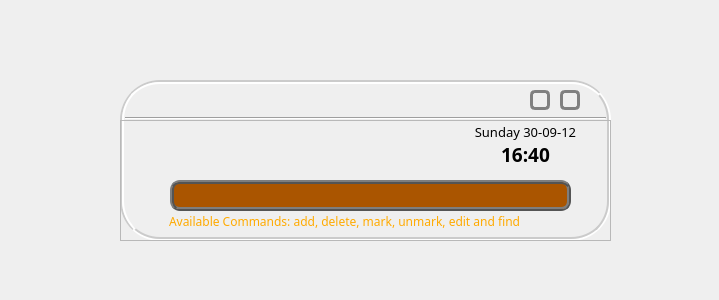
<?xml version="1.0" encoding="UTF-8"?>
<ui version="4.0">
 <class>StandardView</class>
 <widget class="QWidget" name="StandardView">
  <property name="geometry">
   <rect>
    <x>0</x>
    <y>0</y>
    <width>719</width>
    <height>300</height>
   </rect>
  </property>
  <property name="windowTitle">
   <string>Form</string>
  </property>
  <property name="windowIcon">
   <iconset resource="Resource.qrc">
    <normaloff>:/bg/calendar.gif</normaloff>:/bg/calendar.gif</iconset>
  </property>
  <widget class="Sframe" name="frame" native="true">
   <property name="geometry">
    <rect>
     <x>120</x>
     <y>80</y>
     <width>491</width>
     <height>161</height>
    </rect>
   </property>
   <property name="styleSheet">
    <string notr="true">#frame
{
	background-image: url(:/bg/scenary.jpg);
	border-radius: 40px;
	 border-style: groove;
     border-width: 4px;
     border-color:rgb(203, 203, 203); 

   
	
}</string>
   </property>
   <widget class="Line" name="line">
    <property name="geometry">
     <rect>
      <x>5</x>
      <y>30</y>
      <width>481</width>
      <height>16</height>
     </rect>
    </property>
    <property name="orientation">
     <enum>Qt::Horizontal</enum>
    </property>
   </widget>
   <widget class="QPushButton" name="pushButton">
    <property name="geometry">
     <rect>
      <x>440</x>
      <y>10</y>
      <width>20</width>
      <height>20</height>
     </rect>
    </property>
    <property name="styleSheet">
     <string notr="true">#pushButton
{
	border-style: solid;
	border-radius: 5px;
	border-width: 3px;
	border-color: gray;
}
#pushButton:hover 
{
	border-style: outset;
	border-radius: 5px;
	border-width:3px;
	border-color: gray;
}

#pushButton:pressed 
{
	border-style: inset;
	border-radius: 5px;
	border-width:3px;
	border-color: gray;
}</string>
    </property>
    <property name="text">
     <string/>
    </property>
    <property name="icon">
     <iconset resource="Resource.qrc">
      <normaloff>:/bg/exit.gif</normaloff>:/bg/exit.gif</iconset>
    </property>
    <property name="checkable">
     <bool>false</bool>
    </property>
    <property name="autoDefault">
     <bool>false</bool>
    </property>
    <property name="default">
     <bool>false</bool>
    </property>
    <property name="flat">
     <bool>false</bool>
    </property>
   </widget>
   <widget class="QLabel" name="label_3">
    <property name="geometry">
     <rect>
      <x>210</x>
      <y>10</y>
      <width>71</width>
      <height>21</height>
     </rect>
    </property>
    <property name="styleSheet">
     <string notr="true">#label_3
{
	background-image: url(:/bg/small.gif);
}</string>
    </property>
    <property name="text">
     <string/>
    </property>
   </widget>
   <widget class="QLabel" name="label_4">
    <property name="geometry">
     <rect>
      <x>-6</x>
      <y>-8</y>
      <width>491</width>
      <height>51</height>
     </rect>
    </property>
    <property name="styleSheet">
     <string notr="true">#label_4
{
	background-image: url(:/bg/testtitle.gif);
}</string>
    </property>
    <property name="text">
     <string/>
    </property>
   </widget>
   <widget class="QFrame" name="frame_2">
    <property name="geometry">
     <rect>
      <x>0</x>
      <y>40</y>
      <width>491</width>
      <height>121</height>
     </rect>
    </property>
    <property name="frameShape">
     <enum>QFrame::StyledPanel</enum>
    </property>
    <property name="frameShadow">
     <enum>QFrame::Raised</enum>
    </property>
    <widget class="QLineEdit" name="lineEdit">
     <property name="geometry">
      <rect>
       <x>50</x>
       <y>60</y>
       <width>401</width>
       <height>31</height>
      </rect>
     </property>
     <property name="font">
      <font>
       <family>Comic Sans MS</family>
       <pointsize>12</pointsize>
      </font>
     </property>
     <property name="toolTip">
      <string>Enter your commands here</string>
     </property>
     <property name="styleSheet">
      <string notr="true">#lineEdit 
{
	border-radius: 10px;
	border-style: ridge;
    border-width: 4px;
    border-color: rgb(84, 84, 84); 
	
	
	background-color: rgb(170, 85, 0);
}
</string>
     </property>
     <property name="text">
      <string/>
     </property>
    </widget>
    <widget class="QLabel" name="label_2">
     <property name="geometry">
      <rect>
       <x>330</x>
       <y>0</y>
       <width>151</width>
       <height>51</height>
      </rect>
     </property>
     <property name="font">
      <font>
       <family>AR JULIAN</family>
       <pointsize>16</pointsize>
       <weight>75</weight>
       <bold>true</bold>
      </font>
     </property>
     <property name="styleSheet">
      <string notr="true">#label_2
{
	;
}</string>
     </property>
     <property name="text">
      <string>&lt;!DOCTYPE HTML PUBLIC &quot;-//W3C//DTD HTML 4.0//EN&quot; &quot;http://www.w3.org/TR/REC-html40/strict.dtd&quot;&gt;
&lt;html&gt;&lt;head&gt;&lt;meta name=&quot;qrichtext&quot; content=&quot;1&quot; /&gt;&lt;style type=&quot;text/css&quot;&gt;
p, li { white-space: pre-wrap; }
&lt;/style&gt;&lt;/head&gt;&lt;body style=&quot; font-family:'AR JULIAN'; font-size:16pt; font-weight:600; font-style:normal;&quot;&gt;
&lt;p align=&quot;center&quot; style=&quot; margin-top:0px; margin-bottom:0px; margin-left:0px; margin-right:0px; -qt-block-indent:0; text-indent:0px;&quot;&gt;&lt;span style=&quot; font-family:'MV BOLI'; font-size:10pt; font-weight:400;&quot;&gt;Sunday 30-09-12&lt;/span&gt;&lt;/p&gt;
&lt;p align=&quot;center&quot; style=&quot; margin-top:0px; margin-bottom:0px; margin-left:0px; margin-right:0px; -qt-block-indent:0; text-indent:0px;&quot;&gt;&lt;span style=&quot; font-family:'MV BOLI'; font-size:14pt;&quot;&gt;16:40&lt;/span&gt;&lt;/p&gt;&lt;/body&gt;&lt;/html&gt;</string>
     </property>
    </widget>
    <widget class="QLabel" name="label">
     <property name="geometry">
      <rect>
       <x>49</x>
       <y>93</y>
       <width>451</width>
       <height>16</height>
      </rect>
     </property>
     <property name="font">
      <font>
       <family>MV Boli</family>
       <pointsize>9</pointsize>
      </font>
     </property>
     <property name="styleSheet">
      <string notr="true">#label_2
{

}</string>
     </property>
     <property name="text">
      <string>&lt;!DOCTYPE HTML PUBLIC &quot;-//W3C//DTD HTML 4.0//EN&quot; &quot;http://www.w3.org/TR/REC-html40/strict.dtd&quot;&gt;
&lt;html&gt;&lt;head&gt;&lt;meta name=&quot;qrichtext&quot; content=&quot;1&quot; /&gt;&lt;style type=&quot;text/css&quot;&gt;
p, li { white-space: pre-wrap; }
&lt;/style&gt;&lt;/head&gt;&lt;body style=&quot; font-family:'MV Boli'; font-size:9pt; font-weight:400; font-style:normal;&quot;&gt;
&lt;p style=&quot; margin-top:0px; margin-bottom:0px; margin-left:0px; margin-right:0px; -qt-block-indent:0; text-indent:0px;&quot;&gt;&lt;span style=&quot; color:#ffaa00;&quot;&gt;Available Commands: add, delete, mark, unmark, edit and find&lt;/span&gt;&lt;/p&gt;&lt;/body&gt;&lt;/html&gt;</string>
     </property>
    </widget>
   </widget>
   <widget class="QPushButton" name="pushButton_2">
    <property name="geometry">
     <rect>
      <x>410</x>
      <y>10</y>
      <width>20</width>
      <height>20</height>
     </rect>
    </property>
    <property name="styleSheet">
     <string notr="true">#pushButton_2
{
	border-style: solid;
	border-radius: 5px;
	border-width: 3px;
	border-color: gray;
}
#pushButton_2:hover 
{
	border-style: outset;
	border-radius: 5px;
	border-width:3px;
	border-color: gray;
}

#pushButton_2:pressed 
{
	border-style: inset;
	border-radius: 5px;
	border-width:3px;
	border-color: gray;
}</string>
    </property>
    <property name="text">
     <string/>
    </property>
    <property name="icon">
     <iconset resource="Resource.qrc">
      <normaloff>:/bg/toSmall.gif</normaloff>:/bg/toSmall.gif</iconset>
    </property>
   </widget>
   <zorder>label_4</zorder>
   <zorder>pushButton</zorder>
   <zorder>label_3</zorder>
   <zorder>line</zorder>
   <zorder>frame_2</zorder>
   <zorder>pushButton_2</zorder>
  </widget>
 </widget>
 <customwidgets>
  <customwidget>
   <class>Sframe</class>
   <extends>QWidget</extends>
   <header>sframe.h</header>
  </customwidget>
 </customwidgets>
 <resources>
  <include location="Resource.qrc"/>
 </resources>
 <connections>
  <connection>
   <sender>pushButton</sender>
   <signal>clicked()</signal>
   <receiver>StandardView</receiver>
   <slot>close()</slot>
   <hints>
    <hint type="sourcelabel">
     <x>569</x>
     <y>99</y>
    </hint>
    <hint type="destinationlabel">
     <x>644</x>
     <y>56</y>
    </hint>
   </hints>
  </connection>
 </connections>
</ui>
